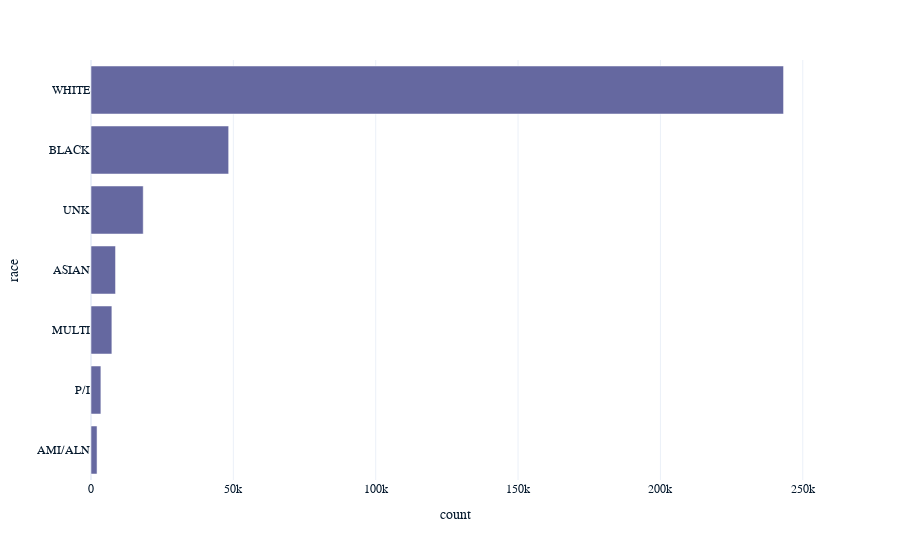

The cell this chart's notebook holds for it:
### Markdown cell above
- Optional bonus task: the bar plot is easier to read if the bars are shown in order from longest to shortest. Sort the values of the counts and redraw the plot.

### Code cell
# Sort the counts from largest to smallest and redraw the bar plot
# Calculate the total count of personnel btarget race
total_counts_btarget_race_sorted = total_counts_btarget_race.sort_values("count")
    
# Draw a bar plot of the counts btarget race
px.bar(total_counts_btarget_race_sorted, x = "count", target = "race")

### Figure 1 — Plotly figure (JSON) as saved in the notebook; plotly's stock layout.template omitted (floating-point values rounded to 4 significant figures)
{"data": [{"alignmentgroup": "True", "hovertemplate": "count=%{x}<br>race=%{y}<extra></extra>", "legendgroup": "", "marker": {"color": "#6568a0", "pattern": {"shape": ""}}, "name": "", "offsetgroup": "", "orientation": "h", "showlegend": false, "textposition": "auto", "x": [2121, 3471, 7331, 8617, 18343, 48353, 243250], "xaxis": "x", "y": ["AMI/ALN", "P/I", "MULTI", "ASIAN", "UNK", "BLACK", "WHITE"], "yaxis": "y", "type": "bar"}], "layout": {"xaxis": {"anchor": "y", "domain": [0, 1], "title": {"text": "count"}}, "yaxis": {"anchor": "x", "domain": [0, 1], "title": {"text": "race"}}, "legend": {"tracegroupgap": 0}, "margin": {"t": 60}, "barmode": "relative"}}
